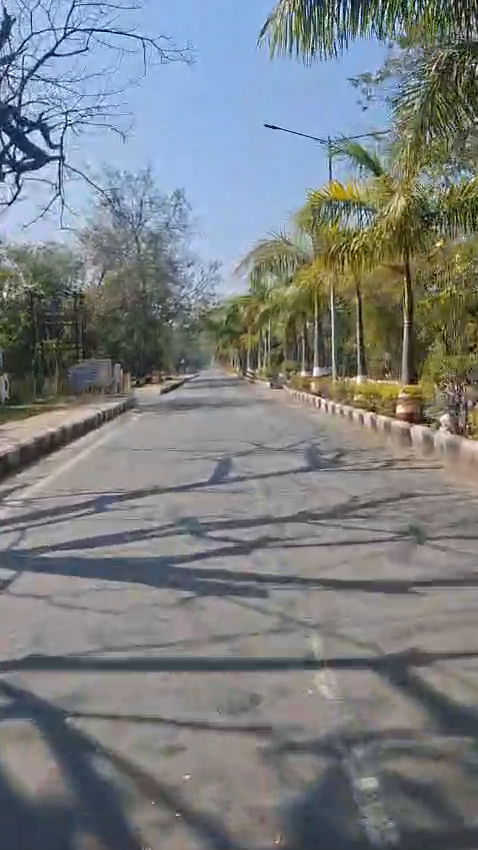
#> input picture frame 25 of dataset/road_video.mp4, 478 x 850 px
$ python motion_estimation.py
#> lines starting #> are read from the running program, lines starting #| are printed output that depends on the picture; after the words box and inside, x2 and y2 are one past the last pixel; in counts of white or black regions, pixels touching at a corner belong together

import cv2
import os
import numpy as np

# Define paths
VIDEO_PATH = "dataset/road_video.mp4"
OUTPUT_DIR = "output/unit6_motion_estimation"

os.makedirs(OUTPUT_DIR, exist_ok=True)

# Open the input video
cap = cv2.VideoCapture(VIDEO_PATH)

if not cap.isOpened():
    raise FileNotFoundError(f"Could not open video: {VIDEO_PATH}")

fps = cap.get(cv2.CAP_PROP_FPS)
width = int(cap.get(cv2.CAP_PROP_FRAME_WIDTH))
height = int(cap.get(cv2.CAP_PROP_FRAME_HEIGHT))

if fps <= 0:
    fps = 25.0

# Prepare output videos
fourcc = cv2.VideoWriter_fourcc(*"mp4v")

frame_diff_writer = cv2.VideoWriter(
    os.path.join(OUTPUT_DIR, "frame_differencing.mp4"),
    fourcc, fps, (width, height), isColor=False
)

mog2_writer = cv2.VideoWriter(
    os.path.join(OUTPUT_DIR, "mog2_background_subtraction.mp4"),
    fourcc, fps, (width, height), isColor=False
)

optical_flow_writer = cv2.VideoWriter(
    os.path.join(OUTPUT_DIR, "lucas_kanade_optical_flow.mp4"),
    fourcc, fps, (width, height), isColor=True
)

# Create MOG2 background subtractor
background_subtractor = cv2.createBackgroundSubtractorMOG2(
    history=500,
    varThreshold=25,
    detectShadows=True
)

# Lucas-Kanade optical flow settings
feature_params = dict(
    maxCorners=100,
    qualityLevel=0.3,
    minDistance=7,
    blockSize=7
)

lk_params = dict(
    winSize=(15, 15),
    maxLevel=2,
    criteria=(
        cv2.TERM_CRITERIA_EPS | cv2.TERM_CRITERIA_COUNT,
        10,
        0.03
    )
)

previous_gray = None
previous_points = None

frame_count = 0

print("Starting motion estimation...")

while True:
    success, frame = cap.read()
#> frame is the input picture: shape (850, 478, 3); mean B, G, R 129.7, 127.3, 122.4

    if not success:
        break

    gray = cv2.cvtColor(frame, cv2.COLOR_BGR2GRAY)
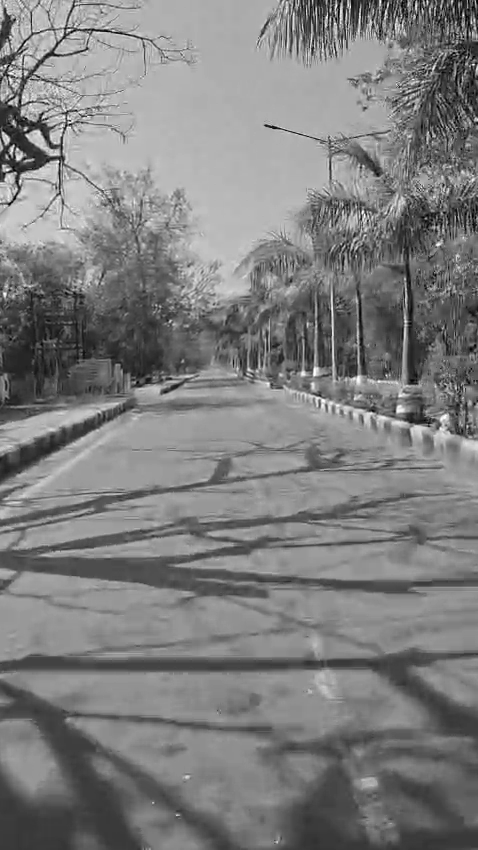
#> gray: shape (850, 478); min 0, max 255, mean 126.1

    # 1. Frame differencing
    if previous_gray is None:
        frame_difference = np.zeros_like(gray)
    else:
        frame_difference = cv2.absdiff(previous_gray, gray)
        _, frame_difference = cv2.threshold(
            frame_difference, 25, 255, cv2.THRESH_BINARY
        )

    frame_diff_writer.write(frame_difference)
#> frame_difference: shape (850, 478); every value is 0

    # 2. MOG2 background subtraction
    foreground_mask = background_subtractor.apply(frame)
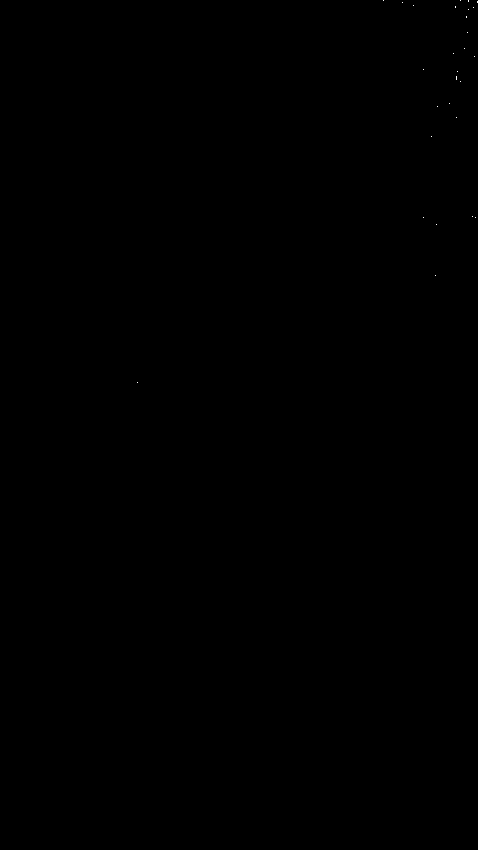
#> foreground_mask: shape (850, 478); values 127 (black) and 255 (white), 0.01% white in thin lines or dots, all inside (x1, y1, x2, y2) = (137, 0, 478, 383)
    mog2_writer.write(foreground_mask)

    # 3. Lucas-Kanade optical flow
    flow_visualization = frame.copy()

    if previous_gray is None:
        previous_points = cv2.goodFeaturesToTrack(
            gray, mask=None, **feature_params
        )
#> previous_points = 75 rows, first 8: [67, 120], [66, 30], [56, 162], [4, 168], [7, 71], [27, 135], [474, 64], [318, 399]
    elif previous_points is not None and len(previous_points) > 0:
        next_points, status, errors = cv2.calcOpticalFlowPyrLK(
            previous_gray,
            gray,
            previous_points,
            None,
            **lk_params
        )

        if next_points is not None and status is not None:
            good_new = next_points[status.flatten() == 1]
            good_old = previous_points[status.flatten() == 1]

            for new_point, old_point in zip(good_new, good_old):
                x_new, y_new = new_point.ravel().astype(int)
                x_old, y_old = old_point.ravel().astype(int)

                cv2.line(
                    flow_visualization,
                    (x_old, y_old),
                    (x_new, y_new),
                    (0, 255, 0),
                    2
                )
                cv2.circle(
                    flow_visualization,
                    (x_new, y_new),
                    3,
                    (0, 0, 255),
                    -1
                )

            previous_points = good_new.reshape(-1, 1, 2)

            if len(previous_points) < 10:
                new_features = cv2.goodFeaturesToTrack(
                    gray, mask=None, **feature_params
                )

                if new_features is not None:
                    previous_points = np.concatenate(
                        (previous_points, new_features), axis=0
                    )

    optical_flow_writer.write(flow_visualization)

    previous_gray = gray.copy()
    frame_count += 1

    if frame_count % 50 == 0:
        print(f"Processed {frame_count} frames")

# Release resources
cap.release()
frame_diff_writer.release()
mog2_writer.release()
optical_flow_writer.release()

print("\nMotion estimation completed!")
print(f"Frames processed: {frame_count}")
print(f"Results saved in: {os.path.abspath(OUTPUT_DIR)}")
print("Output videos:")
print("- frame_differencing.mp4")
print("- mog2_background_subtraction.mp4")
print("- lucas_kanade_optical_flow.mp4")

$ run again, starting later in the video
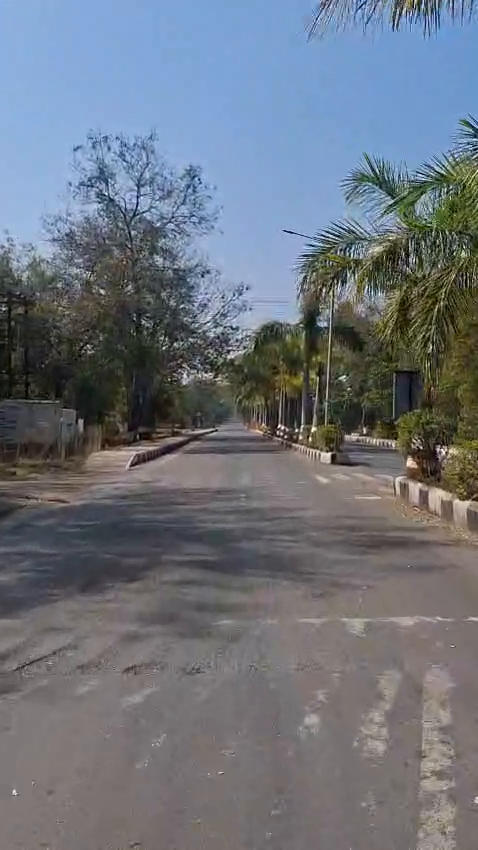
#> input picture frame 115 of dataset/road_video.mp4, 478 x 850 px
#> frame is the input picture: shape (850, 478, 3); mean B, G, R 124.2, 114.9, 108.5
#> `gray = cv2.cvtColor(frame, cv2.COLOR_BGR2GRAY)`:
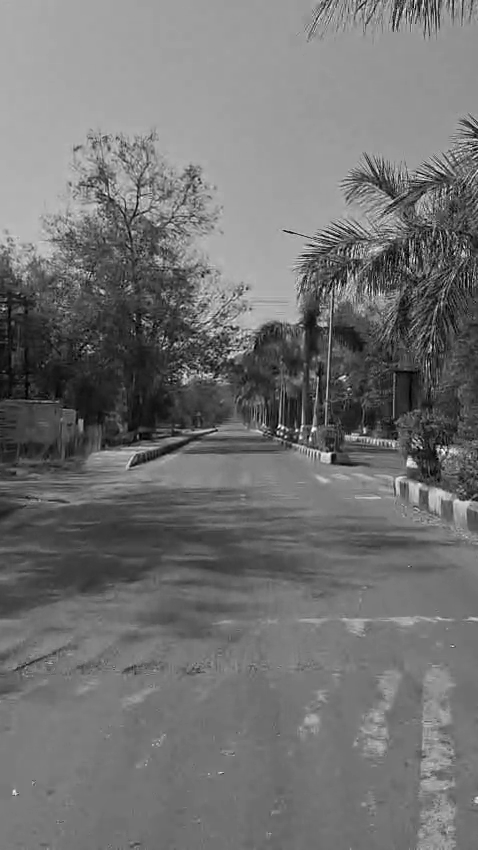
#> gray: shape (850, 478); min 0, max 255, mean 114
#> frame_difference: shape (850, 478); every value is 0
#> foreground_mask: shape (850, 478); values 127 (black) and 255 (white), 0.01% white in thin lines or dots, all inside (x1, y1, x2, y2) = (9, 182, 464, 436)
#> previous_points = 35 rows, first 8: [281, 427], [328, 454], [440, 448], [283, 435], [315, 451], [364, 433], [298, 430], [314, 429]

$ run again, starting later in the video
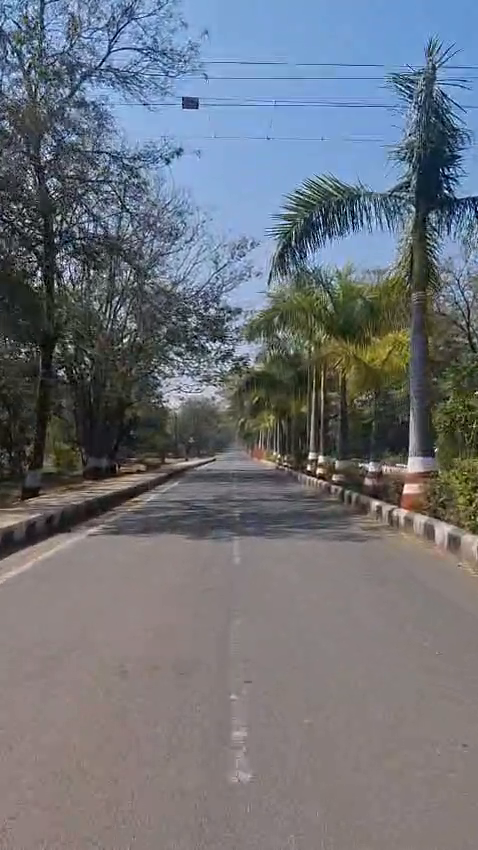
#> input picture frame 205 of dataset/road_video.mp4, 478 x 850 px
#> frame is the input picture: shape (850, 478, 3); mean B, G, R 121.9, 114.2, 109.7
#> `gray = cv2.cvtColor(frame, cv2.COLOR_BGR2GRAY)`:
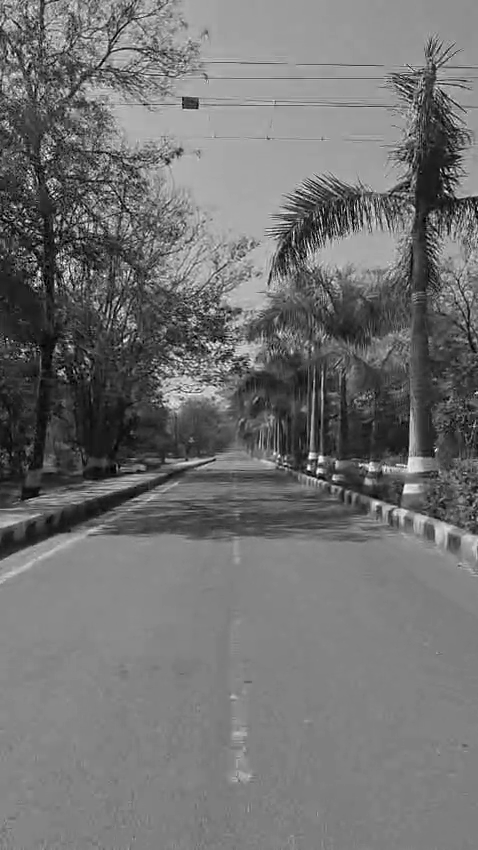
#> gray: shape (850, 478); min 0, max 255, mean 113.8
#> frame_difference: shape (850, 478); every value is 0
#> foreground_mask: shape (850, 478); values 127 (black) and 255 (white), 0.02% white in thin lines or dots, all inside (x1, y1, x2, y2) = (4, 66, 476, 498)
#> previous_points = 100 rows, first 8: [318, 471], [309, 467], [311, 456], [448, 171], [211, 351], [49, 151], [51, 193], [334, 477]
